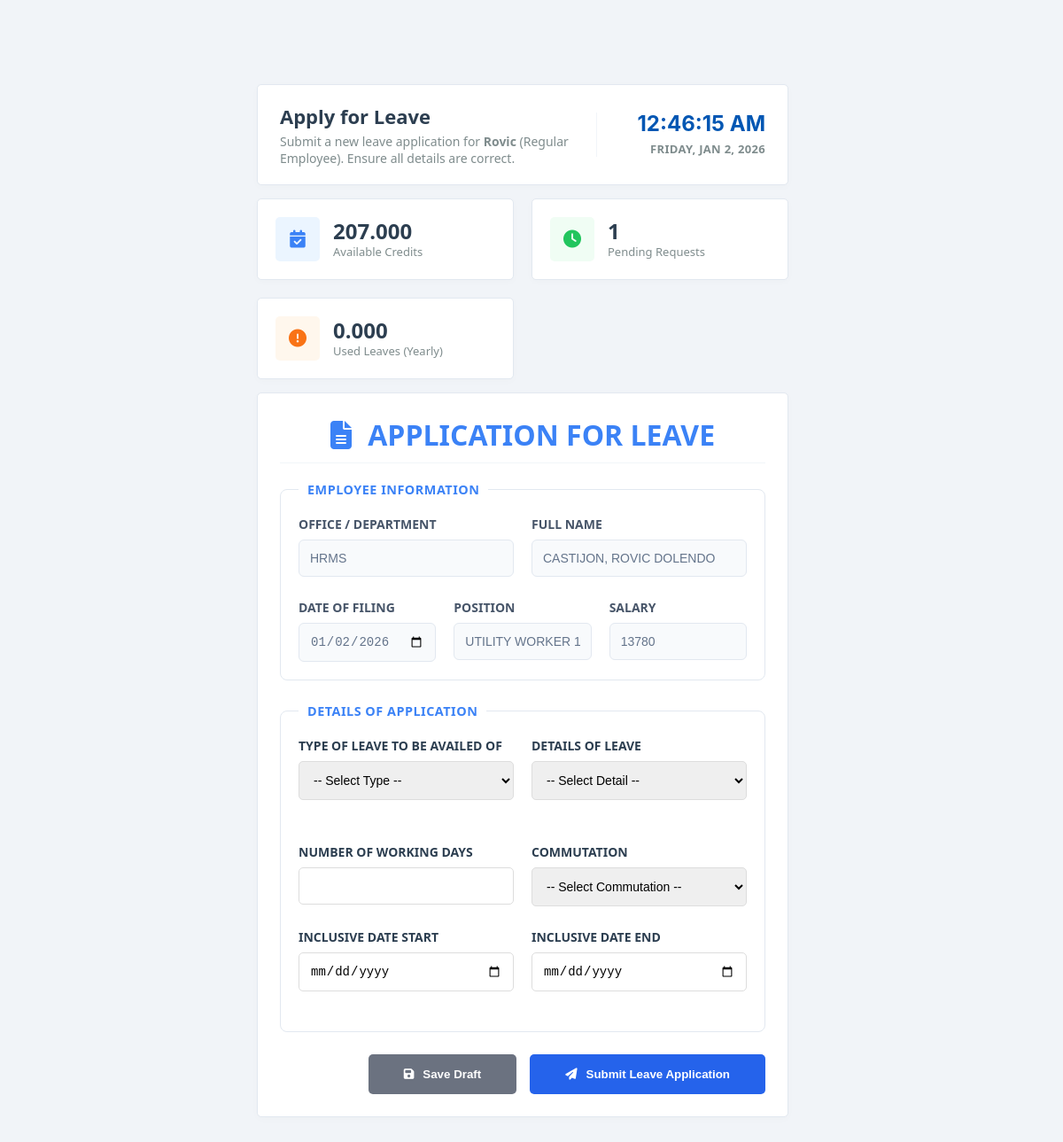
Page /accounts/regular/apply-leave.php (signed in) on the committed database.
### tables this page shows
CREATE TABLE `employee` (
  `employee_id` int(11) NOT NULL COMMENT 'Unique ID for each employee, assigned manually',
  `first_name` varchar(100) DEFAULT NULL COMMENT 'Employee first name',
  `middle_name` varchar(100) DEFAULT NULL COMMENT 'Employee middle name',
  `last_name` varchar(100) DEFAULT NULL COMMENT 'Employee last name',
  `extension` varchar(50) DEFAULT NULL COMMENT 'Name extension (e.g., Jr., Sr.)',
  `suffix` varchar(50) DEFAULT NULL COMMENT 'Suffix for the name (if applicable)',
  `profile_pic` varchar(255) DEFAULT NULL COMMENT 'Path to profile picture',
  `birth_date` date DEFAULT NULL COMMENT 'Employee birth date',
  `gender` enum('Male','Female','Other') DEFAULT 'Male' COMMENT 'Gender of the employee',
  `department_id` varchar(20) NOT NULL COMMENT 'ID of the department the employee belongs to',
  `detailed_department_id` varchar(20) DEFAULT NULL COMMENT 'ID of the sub-department / unit',
  `position` varchar(150) DEFAULT NULL COMMENT 'Job position of the employee',
  `role` enum('Regular Employee','HR Officer','HR Staff','Department Head','Admin') DEFAULT 'Regular Employee' COMMENT 'Role of the employee in the system',
  `status` enum('Active','Inactive','Retired') NOT NULL DEFAULT 'Active' COMMENT 'Current employment status: Active, Inactive (resigned), or Retired',
  `salary` int(11) DEFAULT NULL COMMENT 'Employee salary in whole numbers',
  `email` varchar(150) DEFAULT NULL COMMENT 'Employee email address',
  `contact_number` varchar(20) DEFAULT NULL COMMENT 'Employee contact number',
  `password` varchar(255) NOT NULL DEFAULT '',
  `google2fa_secret` varchar(255) DEFAULT NULL COMMENT 'Stores Google Authenticator 2FA secret',
  `google2fa_expiry` datetime DEFAULT NULL COMMENT 'Expiration timestamp for 2FA verification',
  `reset_token` varchar(255) DEFAULT NULL COMMENT 'Token for password reset',
  `reset_token_expiry` datetime DEFAULT NULL COMMENT 'Expiration date/time for reset token',
  `created_at` timestamp NOT NULL DEFAULT current_timestamp() COMMENT 'Timestamp when the employee record was created',
  `updated_at` timestamp NOT NULL DEFAULT current_timestamp() ON UPDATE current_timestamp() COMMENT 'Timestamp when the employee record was last updated',
  `last_login` timestamp NULL DEFAULT NULL COMMENT 'Last login timestamp',
  `last_active` timestamp NULL DEFAULT NULL COMMENT 'Last activity timestamp in the system',
  `authorized_officer_name` varchar(150) DEFAULT NULL COMMENT 'Name of the authorized officer approving the employee assignment',
  `authorized_officer_position` varchar(150) DEFAULT NULL COMMENT 'Position / title of the authorized officer',
  `authorized_officer_signature` varchar(255) DEFAULT NULL COMMENT 'Signature image / path of the authorized officer',
  `authorized_officer_sign_date` date DEFAULT NULL COMMENT 'Date when the authorized officer signed / approved',
  `authorized_official_name` varchar(150) DEFAULT NULL COMMENT 'Name of the higher-level official approving the employee assignment',
  `authorized_official_position` varchar(150) DEFAULT NULL COMMENT 'Position / title of the authorized official',
  `authorized_official_signature` varchar(255) DEFAULT NULL COMMENT 'Signature image / path of the authorized official',
  `authorized_official_sign_date` date DEFAULT NULL COMMENT 'Date when the authorized official signed / approved',
  `two_fa_enabled` tinyint(1) DEFAULT 0 COMMENT '1 if employee has completed 2FA setup, 0 otherwise'
);

CREATE TABLE `leave_balance` (
  `leave_balance_id` int(11) NOT NULL,
  `employee_id` int(11) NOT NULL COMMENT 'Refers to employee.employee_id',
  `month_year` date NOT NULL COMMENT 'The month/year this credit record represents',
  `vacation_leave` decimal(6,3) DEFAULT 0.000,
  `sick_leave` decimal(6,3) DEFAULT 0.000,
  `earned_vacation` decimal(6,3) DEFAULT 1.250,
  `earned_sick` decimal(6,3) DEFAULT 1.250,
  `prev_month_vacation` decimal(6,3) DEFAULT 0.000,
  `prev_month_sick` decimal(6,3) DEFAULT 0.000,
  `maternity_leave` decimal(6,3) DEFAULT 0.000,
  `paternity_leave` decimal(6,3) DEFAULT 0.000,
  `special_leave` decimal(6,3) DEFAULT 0.000,
  `solo_parent_leave` decimal(6,3) DEFAULT 0.000,
  `calamity_leave` decimal(6,3) DEFAULT 0.000,
  `study_leave` decimal(6,3) DEFAULT 0.000,
  `is_latest` tinyint(1) DEFAULT 1 COMMENT '1 if this is the current active balance',
  `last_credit_month` date DEFAULT NULL,
  `forced_leave_deducted_year` int(11) DEFAULT NULL,
  `remarks` varchar(255) DEFAULT NULL,
  `created_at` timestamp NOT NULL DEFAULT current_timestamp(),
  `updated_at` timestamp NOT NULL DEFAULT current_timestamp() ON UPDATE current_timestamp()
);

CREATE TABLE `department` (
  `department_id` varchar(20) NOT NULL COMMENT 'Unique department identifier, e.g., BBH, BCC',
  `department_name` varchar(255) NOT NULL COMMENT 'Full department name, e.g., Bacolod Boys Home',
  `created_at` timestamp NOT NULL DEFAULT current_timestamp() COMMENT 'Timestamp when department was created'
);

### accounts/regular/apply-leave.php (the view, shortened to what the rows shown need)
<?php
require_once '../../config/config.php';
$displayName = "User";
$displayRole = "Staff";
if (isset($_SESSION['employee_id'])) {
    try {
        $stmtUser = $pdo->prepare("SELECT first_name, last_name, role FROM employee WHERE employee_id = ?");
        $stmtUser->execute([$_SESSION['employee_id']]);
        $user = $stmtUser->fetch(PDO::FETCH_ASSOC);
        if ($user) {
            $displayName = $user['first_name'];
            $displayRole = $user['role'];
        }
    } catch (PDOException $e) {
        error_log("Error fetching user data: " . $e->getMessage());
    }
}
$employee_id = $_SESSION['employee_id'];
$stmt = $pdo->prepare("
    SELECT
        e.*,
        d.department_name,
        dd.detailed_department_name
    FROM employee e
    LEFT JOIN department d ON e.department_id = d.department_id
    LEFT JOIN detailed_department dd ON e.detailed_department_id = dd.detailed_department_id
    WHERE e.employee_id = ?
");
$stmt->execute([$employee_id]);
$employee = $stmt->fetch(PDO::FETCH_ASSOC);
$first_name = $employee['first_name'] ?? '';
$extension  = !empty($employee['extension']) ? ' ' . $employee['extension'] : '';
$middle_name_full = $employee['middle_name'] ?? '';
$last_name = $employee['last_name'] ?? '';
$position = $employee['position'] ?? 'N/A';
$salary = $employee['salary'] ?? '0.00';
$acronym = !empty($employee['department_name']) ?
           implode('', array_map(fn($w) => strtoupper(substr($w, 0, 1)), explode(' ', $employee['department_name']))) : 'N/A';
$stmtBal = $pdo->prepare("SELECT vacation_leave, sick_leave FROM leave_balance WHERE employee_id = ? AND is_latest = 1 LIMIT 1");
$stmtBal->execute([$employee_id]);
$balance = $stmtBal->fetch(PDO::FETCH_ASSOC);
$availableCredits = ($balance) ? ($balance['vacation_leave'] + $balance['sick_leave']) : 0.000;
?>
    <!DOCTYPE html>
    <html lang="en">
    <head>
        <link rel="stylesheet" href="/HRIS/assets/css/style.css">
        <link rel="stylesheet" href="/HRIS/assets/css/ledger-table.css">
        <link rel="stylesheet" href="https://cdn.jsdelivr.net/npm/bootstrap-icons@1.11.3/font/bootstrap-icons.min.css">
        <link rel="stylesheet" href="https://cdnjs.cloudflare.com/ajax/libs/font-awesome/6.5.1/css/all.min.css">
    </head>
    <body>
        <div class="wrapper">
            <main class="main-content" id="main-content">
                <div class="dashboard-wrapper">
                <div class="welcome-header">
                    <div class="welcome-text">
                        <h1>Apply for Leave</h1>
                        <p>Submit a new leave application for <strong><?= htmlspecialchars($displayName) ?></strong> (<?= htmlspecialchars($displayRole) ?>). Ensure all details are correct.</p>
                    </div>
                </div>
                    <div class="stats-grid">
        <div class="stat-card">
            <div class="stat-info">
                <h3><?= number_format($availableCredits ?? 0, 3) ?></h3>
                <p>Available Credits</p>
            </div>
        </div>
    </div>
    <div class="main-dashboard-grid" style="grid-template-columns: 1fr;">
            <div class="feed-container">
                <div class="content-card">
                    <div class="card-header" style="display: flex; justify-content: center; align-items: center;">
                        <h2 style="text-transform: uppercase; font-size: 2rem; font-weight: bold; color: #3b82f6; margin: 0;">
                            <i class="fas fa-file-alt" style="margin-right: 10px;"></i> APPLICATION FOR LEAVE
                        </h2>
                    </div>
                    <form method="POST" action="Processing.php" id="leaveForm" enctype="multipart/form-data">
                        <fieldset style="border: 1px solid #e2e8f0; padding: 20px; border-radius: 8px; margin-bottom: 25px;">
                            <div class="form-row" style="display: grid; grid-template-columns: 1fr 1fr; gap: 20px; margin-bottom: 25px;">
                                <div class="form-group">
                                    <label style="display:block; margin-bottom:8px; font-weight:600; color: #475569; text-transform: uppercase;">OFFICE / DEPARTMENT</label>
                                    <input type="text" value="<?= htmlspecialchars($acronym) ?>" readonly style="background:#f8fafc; border:1px solid #e2e8f0; padding: 12px; border-radius: 6px; width:100%; color: #64748b;">
                                </div>
                                <div class="form-group">
                                    <label style="display:block; margin-bottom:8px; font-weight:600; color: #475569; text-transform: uppercase;">FULL NAME</label>
                                    <?php $full_display_name = strtoupper($last_name . ', ' . $first_name . ($middle_name_full ? ' ' . $middle_name_full : '') . $extension); ?>
                                    <input type="text" value="<?= htmlspecialchars($full_display_name) ?>" readonly style="background:#f8fafc; border:1px solid #e2e8f0; padding: 12px; border-radius: 6px; width:100%; color: #64748b;">
                                </div>
                            </div>
                            <div class="form-row" style="display: grid; grid-template-columns: 1fr 1fr 1fr; gap: 20px;">
                                <div class="form-group">
                                    <label style="display:block; margin-bottom:8px; font-weight:600; color: #475569; text-transform: uppercase;">POSITION</label>
                                    <input type="text" name="position" value="<?= htmlspecialchars($position) ?>" style="background:#f8fafc; border:1px solid #e2e8f0; padding: 12px; border-radius: 6px; width:100%; color: #64748b;">
                                </div>
                                <div class="form-group">
                                    <label style="display:block; margin-bottom:8px; font-weight:600; color: #475569; text-transform: uppercase;">SALARY</label>
                                    <input type="text" name="salary" value="<?= htmlspecialchars($salary) ?>" style="background:#f8fafc; border:1px solid #e2e8f0; padding: 12px; border-radius: 6px; width:100%; color: #64748b;">
                                </div>
                            </div>
                        </fieldset>
                </form>
            </div>
        </div>
    </div>
</div>
            </div>
</body>
</html>

### rows in the picture
employee: first_name "Rovic", role "Regular Employee", department.department_name "HRMS", last_name+first_name+middle_name "CASTIJON, ROVIC DOLENDO", position "UTILITY WORKER 1", salary "13780"
leave_balance: availableCredits "207.000"

### other values in the picture
$pendingRequests "1"
$usedLeaves "0.000"
